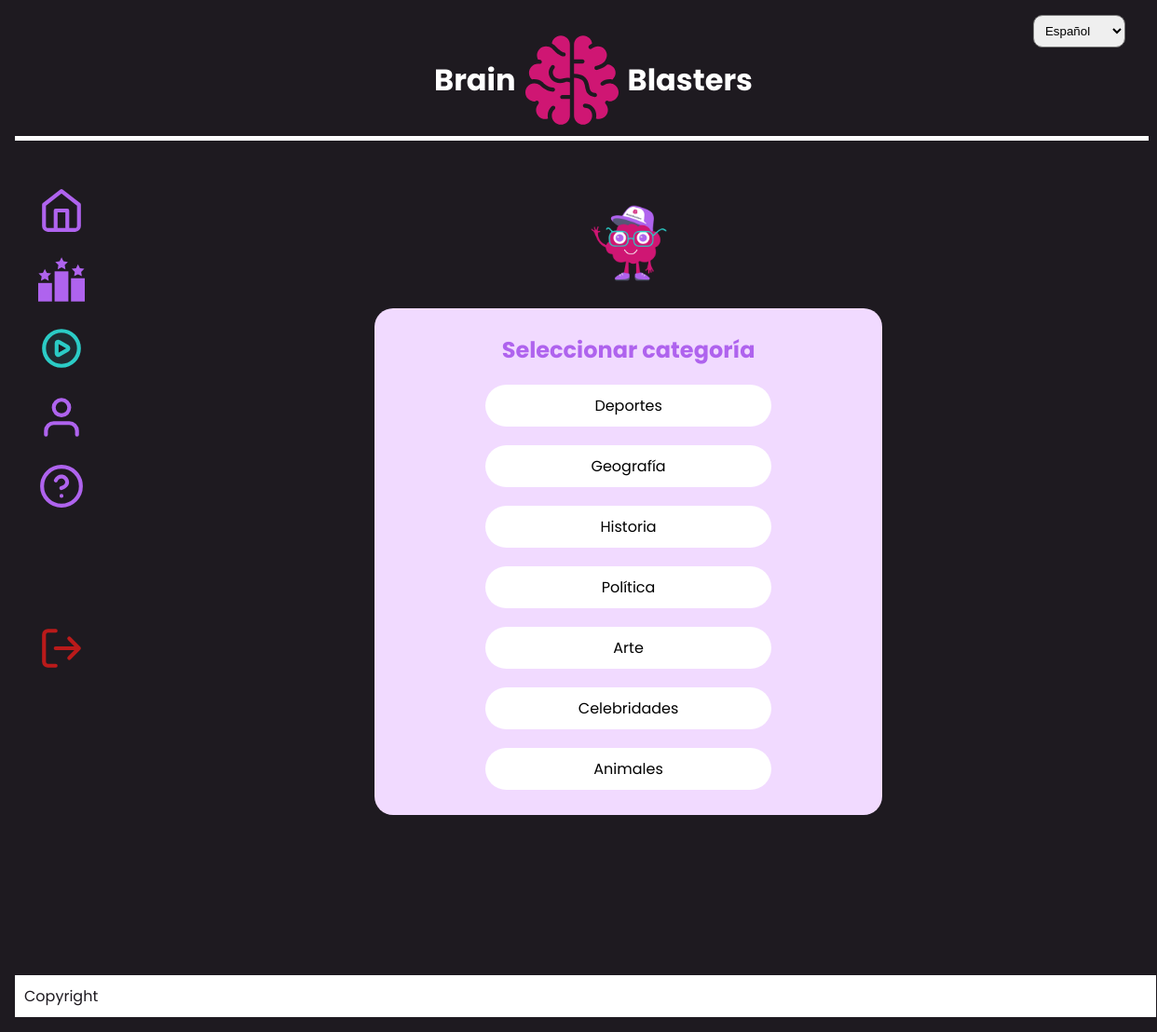
Page /seleccionarcategoria on the committed database.
### myapp/models.py (models this page shows, shortened)
class Categoria(models.Model):
    nombre = models.CharField(max_length=50)

### myapp/views.py (the view)
# urls.py: path('seleccionarcategoria', seleccionarcategoria, name='seleccionarcategoria'),
def seleccionarcategoria(request):
    categorias = Categoria.objects.all()  # Obtén todas las categorías
    return render(request, 'seleccionarcategoria.html', {'categorias': categorias})

### myapp/templates/seleccionarcategoria.html (shortened to what this page needs)
{% extends 'base.html' %}
{% load static %}
{% load i18n %}
{% load static %}
{% block content %}
<div class="container-seleccionar_categoria">
    <div class="logo">
        <img class="logo1" src='{% static "img/brainby.png" %}'>
    </div>
    <form class="sel_Cat" method="post" action="{% url 'respondercategoria' %}">
        <h2 class="title_selCat">{% trans "Selecciona Categoría" %}</h2>
        {% for categoria in categorias %}
            <button type="submit" class="boton_categoria" value="{{ categoria.id }}" name="categoria_id">{{ categoria.nombre }}</button>
        {% endfor %}
    </form>
</div>
{% endblock %}

### myapp/static/css/base.css (style rules this page uses)
* { margin: 0; padding: 0; }
@media screen and (min-width: 768px) { body { background-color: #1E1A20; } }
@media screen and (min-width: 768px) { .container-seleccionar_categoria, .container-responder_categoria { width: 70%; margin: auto; padding: 20px; display: flex; flex-direction: column; align-items: center; height: 90vh; } }
@media screen and (min-width: 768px) { .logo img { width: 100px; height: 100px; } }
@media screen and (min-width: 768px) { .logo { margin-top: 20px; display: flex; justify-content: center; align-items: center; } }
@media screen and (min-width: 768px) { .logo1 { margin-bottom: 20px; } }
@media screen and (min-width: 768px) { .sel_Cat, .res_Cat { width: 60%; text-align: center; background-color: #f1daff; display: flex; flex-direction: column; border-radius: 20px; font-family: Poppins; padding: 2%; } }
@media screen and (min-width: 768px) { .sel_Cat > * { margin: 10px auto; } }
@media screen and (min-width: 768px) { .boton_categoria { margin: 10px auto; width: 60%; border: none; border-radius: 30px; background-color: #ffffff; padding: 10px; font-size: 1em; font-family: Poppins; } }
@media screen and (min-width: 768px) { .title_selCat { color: #AF63EE; } }

### rows in the picture
Categoria: {{ categoria.id }} 1 (drawn), nombre "Deportes"
Categoria: {{ categoria.id }} 2 (drawn), nombre "Geografía"
Categoria: {{ categoria.id }} 3 (drawn), nombre "Historia"
Categoria: {{ categoria.id }} 4 (drawn), nombre "Política"
Categoria: {{ categoria.id }} 5 (drawn), nombre "Arte"
Categoria: {{ categoria.id }} 6 (drawn), nombre "Celebridades"
Categoria: {{ categoria.id }} 7 (drawn), nombre "Animales"
